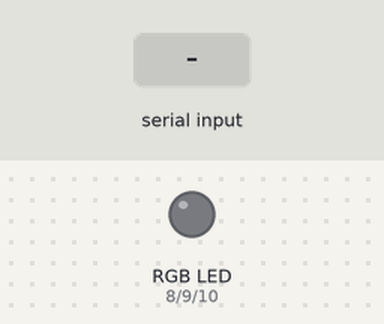
The sketch below on a simulated Arduino Uno, built with avr-gcc and run on an emulated ATmega328P. Shown: an RGB LED mixed from three pins (HIGH = lit). Dashed ring = blinking. The inputs (shaded band) are chosen by the test bench.

Above: at 1.2 s.
1.3 s: "F" received over Serial
At 1.42 s:
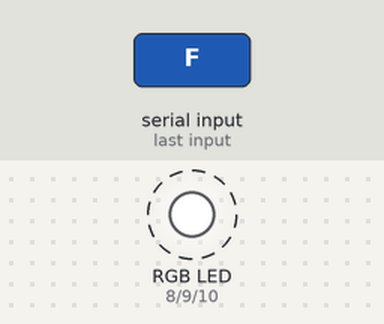
4.3 s: "R" received over Serial
At 4.9 s:
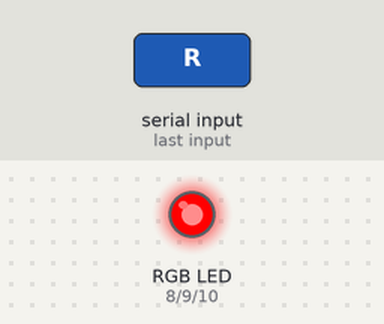
5.8 s: "G" received over Serial
At 7.0 s:
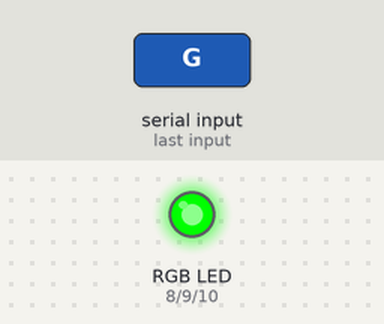
7.3 s: "B" received over Serial
At 8.3 s:
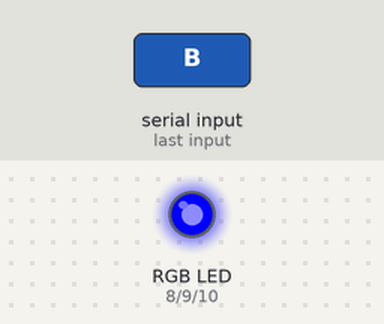
8.8 s: "X" received over Serial
At 9.5 s:
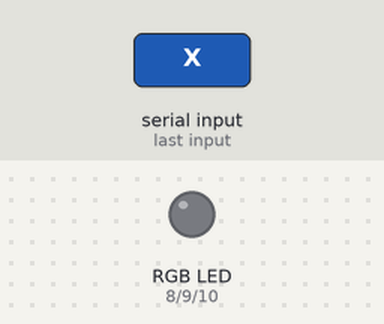
Timing chart, 0 to 11.3 s (numbered marks = the images above; inputs shaded):
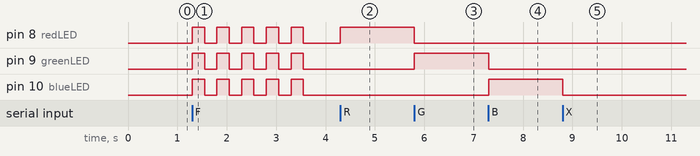

The sketch:

bt_led_control.ino
```cpp
/*
  Project: Bluetooth LED Controller
  Author: Advait Khajuria
  IIT Jammu Summer School 2026

  Controls RGB LEDs using HC-05 Bluetooth module.

  Commands:
  R - Red LED ON
  G - Green LED ON
  B - Blue LED ON
  X - All LEDs OFF
  F - Flash all LEDs 5 times
*/

const int redLED = 8;
const int greenLED = 9;
const int blueLED = 10;

char command;

void setup() {

  pinMode(redLED, OUTPUT);
  pinMode(greenLED, OUTPUT);
  pinMode(blueLED, OUTPUT);

  Serial.begin(9600);
}

void loop() {

  if (Serial.available()) {

    command = Serial.read();

    switch (command) {

      case 'R':
        digitalWrite(redLED, HIGH);
        digitalWrite(greenLED, LOW);
        digitalWrite(blueLED, LOW);
        break;

      case 'G':
        digitalWrite(redLED, LOW);
        digitalWrite(greenLED, HIGH);
        digitalWrite(blueLED, LOW);
        break;

      case 'B':
        digitalWrite(redLED, LOW);
        digitalWrite(greenLED, LOW);
        digitalWrite(blueLED, HIGH);
        break;

      case 'X':
        digitalWrite(redLED, LOW);
        digitalWrite(greenLED, LOW);
        digitalWrite(blueLED, LOW);
        break;

      case 'F':

        for(int i=0;i<5;i++){

          digitalWrite(redLED,HIGH);
          digitalWrite(greenLED,HIGH);
          digitalWrite(blueLED,HIGH);

          delay(250);

          digitalWrite(redLED,LOW);
          digitalWrite(greenLED,LOW);
          digitalWrite(blueLED,LOW);

          delay(250);
        }

        break;
    }
  }
}
```

Measured:
- after the input at 1.3 s, pin 8 (redLED), pin 9 (greenLED), pin 10 (blueLED): alternates HIGH for 0.25 s and LOW for 0.25 s, 10 changes in all, then stays LOW, starting at once
- after the input at 4.3 s, pin 8 (redLED): LOW → HIGH at once
- after the input at 5.8 s, pin 8 (redLED): HIGH → LOW at once; pin 9 (greenLED): LOW → HIGH at once
- after the input at 7.3 s, pin 9 (greenLED): HIGH → LOW at once; pin 10 (blueLED): LOW → HIGH at once
- after the input at 8.8 s, pin 10 (blueLED): HIGH → LOW at once
